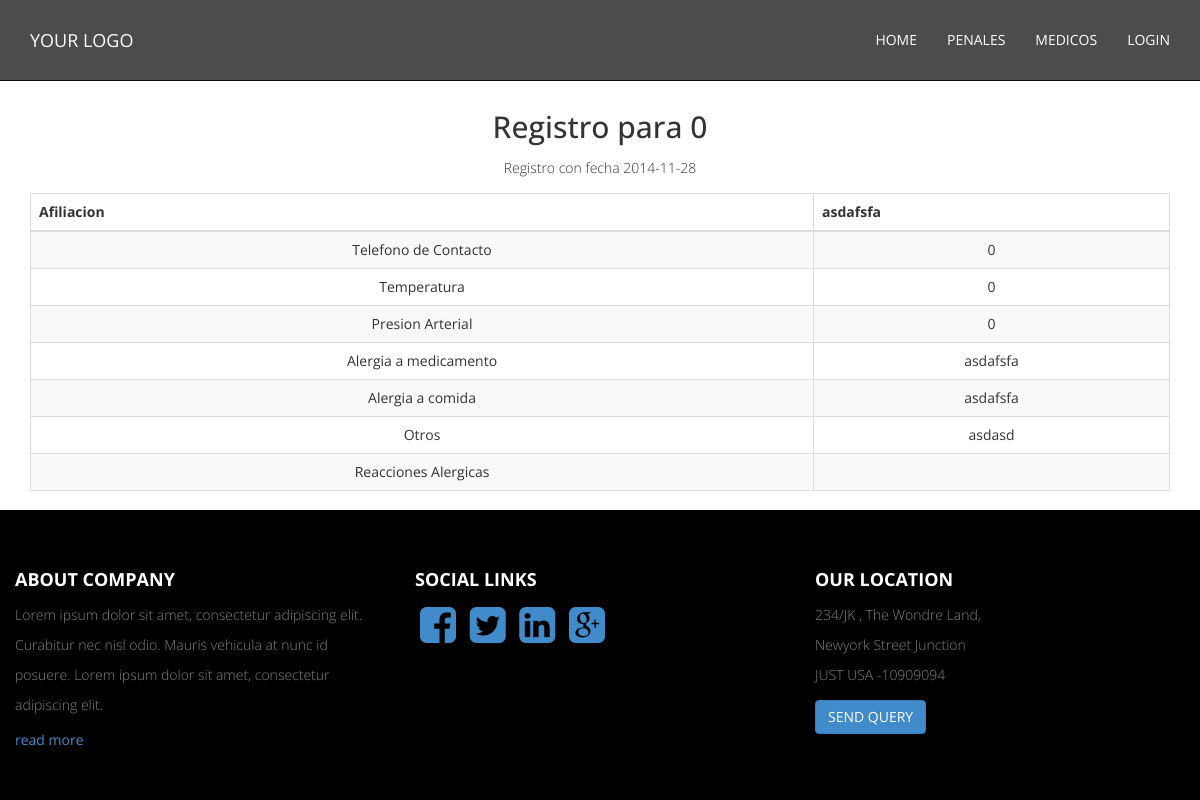
Page /verRegistroMedico.php?id=1 on the committed database.
### tables this page shows
CREATE TABLE IF NOT EXISTS `registrosmed` (
`id_med` int(11) NOT NULL,
  `num_carnnet` varchar(9) NOT NULL,
  `afil_cual` varchar(20) DEFAULT NULL,
  `tel_con` int(10) DEFAULT NULL,
  `temperatura` float DEFAULT NULL,
  `presion_art` int(3) DEFAULT NULL,
  `cual_suero` varchar(50) DEFAULT NULL,
  `cual_alimento` varchar(50) DEFAULT NULL,
  `otros` varchar(50) DEFAULT NULL,
  `rec_alerg` varchar(50) DEFAULT NULL,
  `fecha` date NOT NULL
);

### verRegistroMedico.php (the view, shortened to what this page needs)
<!DOCTYPE html>
<html xmlns="http://www.w3.org/1999/xhtml">
<head>
    <link href="assets/css/bootstrap.css" rel="stylesheet" />
    <link href="assets/css/font-awesome.min.css" rel="stylesheet" />
    <link href="assets/css/style.css" rel="stylesheet" />
</head>
<body >
    <div class="navbar navbar-inverse navbar-fixed-top" >
        <div class="container">
            <div class="navbar-header">
                <a class="navbar-brand" href="#">YOUR LOGO</a>
            </div>
              <div class="navbar-collapse collapse">
                   <ul class="nav navbar-nav navbar-right">
                    <li><a href="index.html">HOME</a></li>
                     <li><a href="penales.php">PENALES</a></li>
                    <li><a href="medicos.php">MEDICOS</a></li>
                     <li><a href="login.php">LOGIN</a></li>
                </ul>
            </div>
        </div>
    </div>
        <section id="intro">
            <div class="container">
           <div class="row text-center" >
            <div class="col-md-12">
                 <div class="row text-center pad-row  ">
<div class="col-md-12 col-sm-12 ">
    					<?php
						if ($_POST){
							@$id = $_POST['id'];
						}else{
							@$id = $_GET['id'];}
						include("conection.php");
						$sql = "SELECT * FROM registrosmed where id_med = '$id' ";
						$resultado = mysqli_query($con,$sql)
						  or die('Error: ' . mysqli_error($con));
                        $row = mysqli_fetch_array($resultado);
                    ?>
                      <h2>Registro para <?php echo $row[1]; ?></h2>
                      <p>Registro con fecha <?php echo $row[10]; ?></p>
                      <div class="table-responsive">
                       <table class="table table-striped table-bordered">
                         <thead>
                           <tr>
                             <th>Afiliacion</th>
                             <th><?php echo $row[2]; ?></th>
                           </tr>
                         </thead>
                         <tbody>
                           <tr>
                             <td> Telefono de Contacto</td>
                             <td><?php echo $row[3]; ?></td>
                           </tr>
                           <tr>
                             <td>Temperatura</td>
                             <td><?php echo $row[4]; ?></td>
                           </tr>
                           <tr>
                             <td>Presion Arterial</td>
                             <td><?php echo $row[5]; ?></td>
                           </tr>
                           <tr>
                             <td>Alergia a medicamento</td>
                             <td><?php echo $row[6]; ?></td>
                           </tr>
                           <tr>
                             <td>Alergia a comida</td>
                             <td><?php echo $row[7]; ?></td>
                           </tr>
                           <tr>
                             <td>Otros</td>
                             <td><?php echo $row[8]; ?></td>
                           </tr>
                           <tr>
                             <td>Reacciones Alergicas</td>
                             <td><?php echo $row[9]; ?></td>
                           </tr>
                         </tbody>
                       </table>
					 </div>
                     <div class="col-md-4 col-sm-4 ">
                    </div>
               </div>
        </div>
        </div></div></section>
    <section id="footer-sec" >
            <div class="container-fluid">
           <div class="row  pad-bottom" >
            <div class="col-md-4 col-sm-4">
                <h4> <strong>ABOUT COMPANY</strong> </h4>
                            <p>
                                Lorem ipsum dolor sit amet, consectetur adipiscing elit.
                         Curabitur nec nisl odio. Mauris vehicula at nunc id posuere.
                                Lorem ipsum dolor sit amet, consectetur adipiscing elit.
                            </p>
                <a href="#" >read more</a>
                </div>
               <div class="col-md-4 col-sm-4">
                    <h4> <strong>SOCIAL LINKS</strong> </h4>
                   <p>
                     <a href="#"><i class="fa fa-facebook-square fa-3x"  ></i></a>
                        <a href="#"><i class="fa fa-twitter-square fa-3x"  ></i></a>
                        <a href="#"><i class="fa fa-linkedin-square fa-3x"  ></i></a>
                       <a href="#"><i class="fa fa-google-plus-square fa-3x"  ></i></a>
                   </p>
                </div>
               <div class="col-md-4 col-sm-4">
                   <h4> <strong>OUR LOCATION</strong> </h4>
                            <p>
                               234/JK , The Wondre Land, <br />
                               Newyork Street Junction  <br />
                               JUST USA -10909094
                            </p>
                    <a href="#" class="btn btn-primary" >SEND QUERY</a>
                </div>
               </div>
            </div>
    </section>
</body>
</html>

### assets/css/style.css (style rules this page uses)
body { font-family: 'Open Sans', sans-serif; }
.text-center { text-align:center; }
i.fa { padding:5px; }
section { padding-top:50px; }
p { font-weight:300; line-height:30px; }
.pad-row { padding-top:40px; padding-bottom:40px; }
.pad-bottom { padding-bottom:50px; }
.navbar-inverse .navbar-nav > li > a { color: #FFF; }
.navbar-inverse .navbar-brand { color: #FFF; }
.navbar { padding:15px; -webkit-transition: background .8s ease-out,padding .8s ease-out; -moz-transition: background .8s ease-out,padding .8s ease-out; transition: background .8s ease-out,padding .8s ease-out; }
#footer-sec { background-color:rgba(0,0,0,1); color:#808080; position: fixed; bottom:0; width:100%; background-color:rgba(0,0,0,1); }
#footer-sec h4 { text-transform:uppercase; color:#fff; }

### rows in the picture
registrosmed: num_carnnet "0", fecha "2014-11-28", afil_cual "asdafsfa", tel_con "0", temperatura "0", presion_art "0", cual_suero "asdafsfa", cual_alimento "asdafsfa", otros "asdasd"
